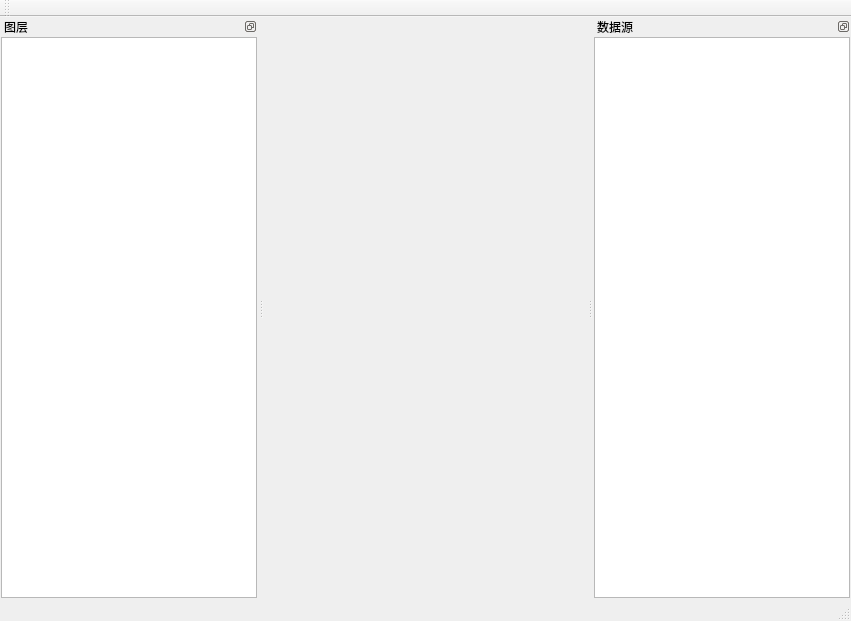
<?xml version="1.0" encoding="UTF-8"?>
<ui version="4.0">
 <class>tGisAppClass</class>
 <widget class="QMainWindow" name="tGisAppClass">
  <property name="geometry">
   <rect>
    <x>0</x>
    <y>0</y>
    <width>851</width>
    <height>621</height>
   </rect>
  </property>
  <property name="windowTitle">
   <string>tGis</string>
  </property>
  <widget class="QWidget" name="centralWidget">
   <layout class="QHBoxLayout" name="horizontalLayout">
    <property name="leftMargin">
     <number>1</number>
    </property>
    <property name="topMargin">
     <number>1</number>
    </property>
    <property name="rightMargin">
     <number>1</number>
    </property>
    <property name="bottomMargin">
     <number>1</number>
    </property>
    <item>
     <widget class="QWidget" name="widget" native="true"/>
    </item>
   </layout>
  </widget>
  <widget class="QMenuBar" name="menuBar">
   <property name="geometry">
    <rect>
     <x>0</x>
     <y>0</y>
     <width>851</width>
     <height>23</height>
    </rect>
   </property>
  </widget>
  <widget class="QToolBar" name="mainToolBar">
   <attribute name="toolBarArea">
    <enum>TopToolBarArea</enum>
   </attribute>
   <attribute name="toolBarBreak">
    <bool>false</bool>
   </attribute>
  </widget>
  <widget class="QStatusBar" name="statusBar"/>
  <widget class="QDockWidget" name="dockWidget">
   <property name="features">
    <set>QDockWidget::DockWidgetFloatable|QDockWidget::DockWidgetMovable</set>
   </property>
   <property name="allowedAreas">
    <set>Qt::LeftDockWidgetArea|Qt::RightDockWidgetArea</set>
   </property>
   <property name="windowTitle">
    <string>图层</string>
   </property>
   <attribute name="dockWidgetArea">
    <number>1</number>
   </attribute>
   <widget class="QWidget" name="dockWidgetContents">
    <layout class="QHBoxLayout" name="horizontalLayout_2">
     <property name="leftMargin">
      <number>1</number>
     </property>
     <property name="topMargin">
      <number>1</number>
     </property>
     <property name="rightMargin">
      <number>1</number>
     </property>
     <property name="bottomMargin">
      <number>1</number>
     </property>
     <item>
      <widget class="QTreeView" name="treeView_2">
       <property name="headerHidden">
        <bool>true</bool>
       </property>
      </widget>
     </item>
    </layout>
   </widget>
  </widget>
  <widget class="QDockWidget" name="dockWidget_2">
   <property name="features">
    <set>QDockWidget::DockWidgetFloatable|QDockWidget::DockWidgetMovable</set>
   </property>
   <property name="allowedAreas">
    <set>Qt::LeftDockWidgetArea|Qt::RightDockWidgetArea</set>
   </property>
   <property name="windowTitle">
    <string>数据源</string>
   </property>
   <attribute name="dockWidgetArea">
    <number>2</number>
   </attribute>
   <widget class="QWidget" name="dockWidgetContents_2">
    <layout class="QHBoxLayout" name="horizontalLayout_3">
     <property name="leftMargin">
      <number>1</number>
     </property>
     <property name="topMargin">
      <number>1</number>
     </property>
     <property name="rightMargin">
      <number>1</number>
     </property>
     <property name="bottomMargin">
      <number>1</number>
     </property>
     <item>
      <widget class="QDataSourceWidget" name="treeView">
       <property name="headerHidden">
        <bool>true</bool>
       </property>
      </widget>
     </item>
    </layout>
   </widget>
  </widget>
 </widget>
 <layoutdefault spacing="6" margin="11"/>
 <customwidgets>
  <customwidget>
   <class>QDataSourceWidget</class>
   <extends>QTreeView</extends>
   <header>qdatasourcewidget.h</header>
  </customwidget>
 </customwidgets>
 <resources>
  <include location="tGisApp.qrc"/>
 </resources>
 <connections/>
</ui>
